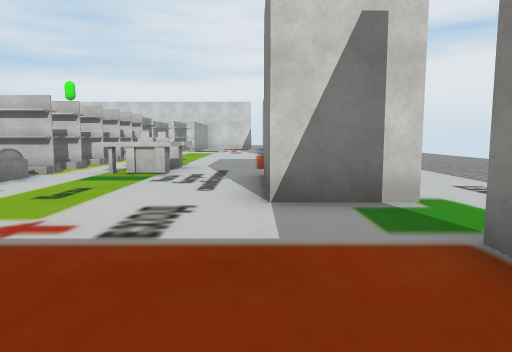
view 1 (above)

22 first-person views from a walk through a 3-D level made in the Unity game engine. The camera is 1.5 m above the floor, tilts 6° down and sees 70° across. The floor is counted in squares, 2 m on a side. Each view is taken from the middle of a square. On the plan, view 1 faces up. The plan holds only what a view shows up to about 11 squares ahead; the rest is blank. Some surface patterns are stand-ins.

view 2
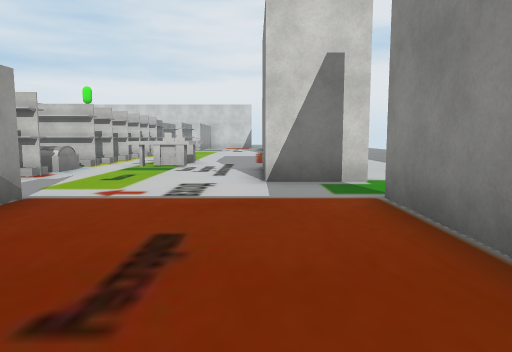

view 3
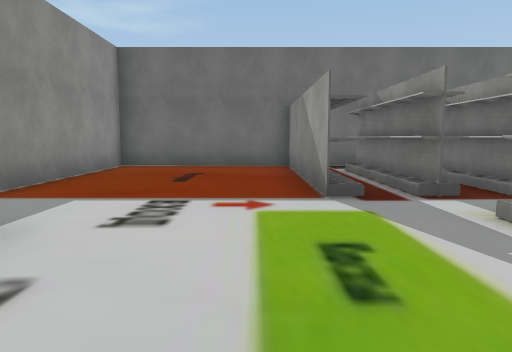

view 4
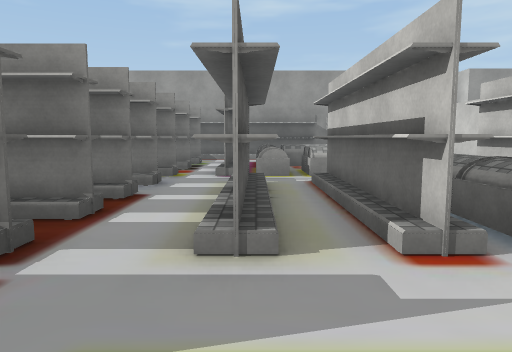

view 5
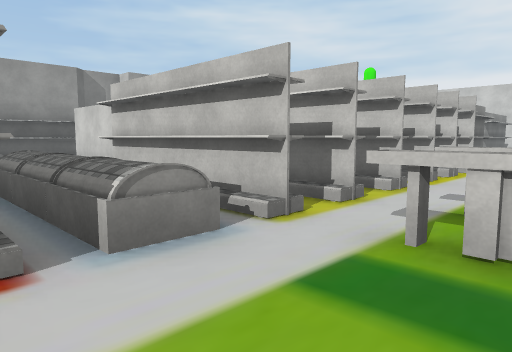

view 6
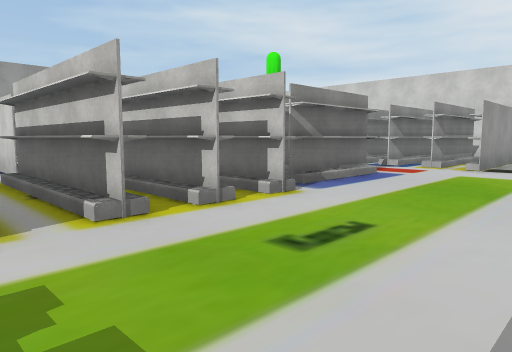

view 7
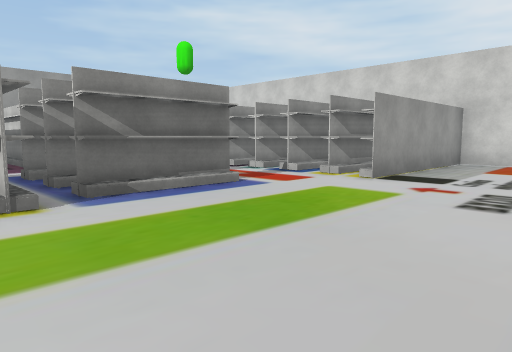

view 8
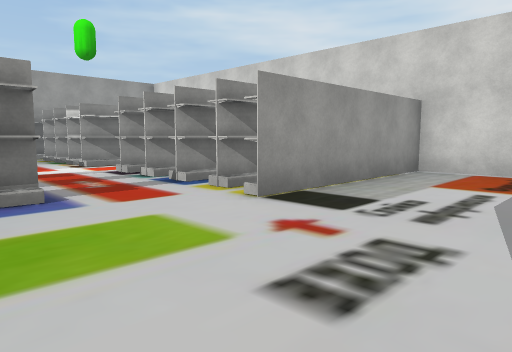

view 9
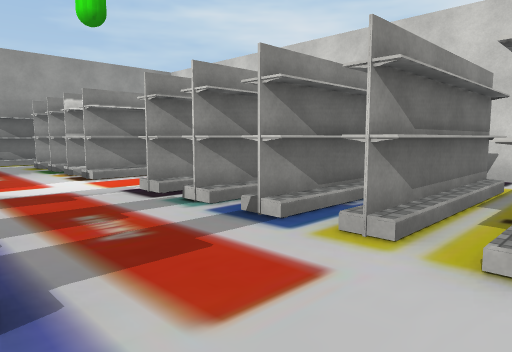

view 10
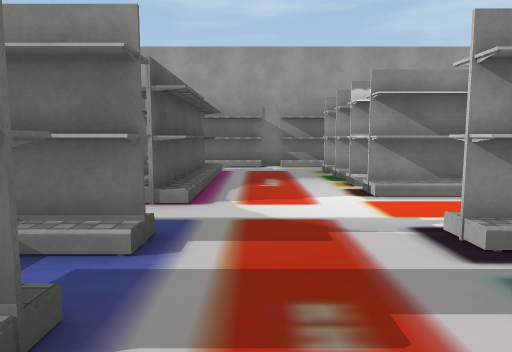

view 11
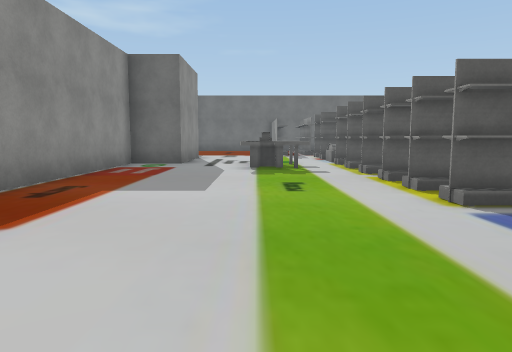

view 12
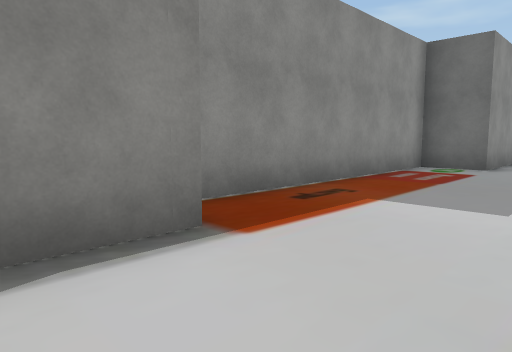

view 13
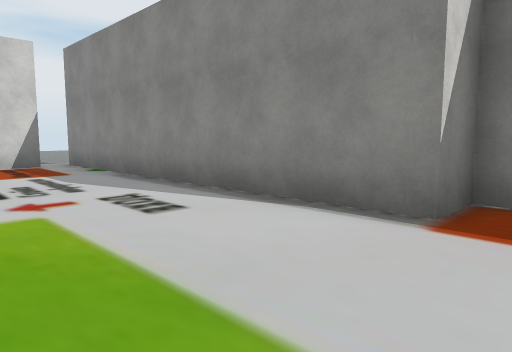

view 14
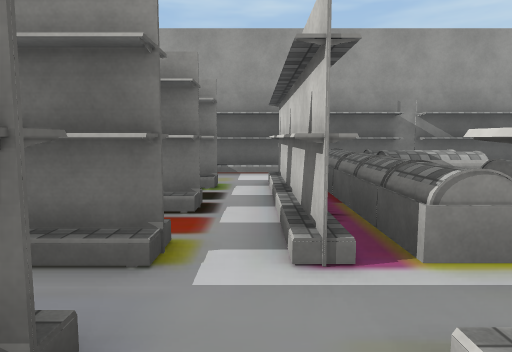

view 15
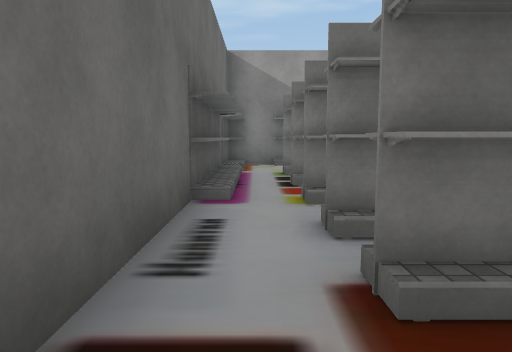

view 16
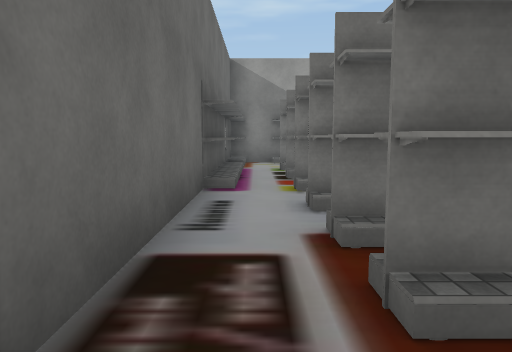

view 17
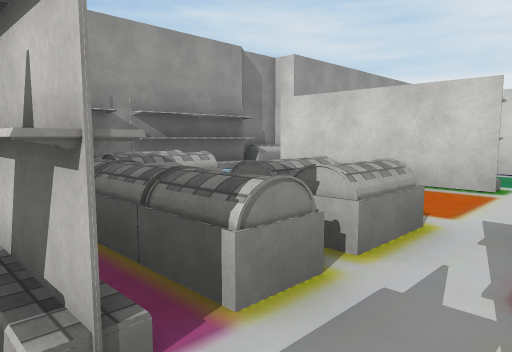

view 18
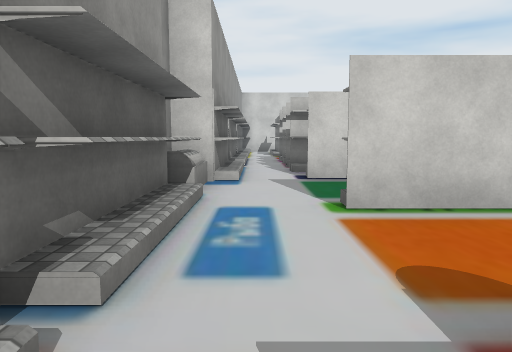

view 19
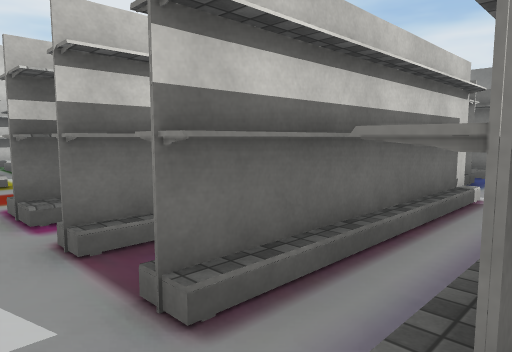

view 20
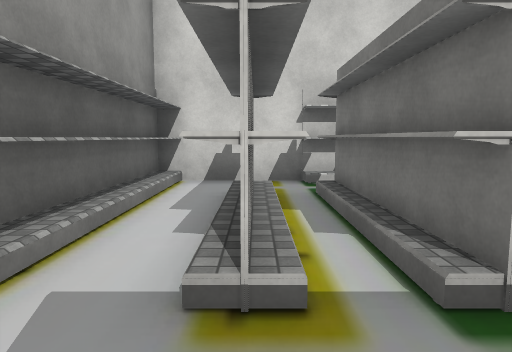

view 21
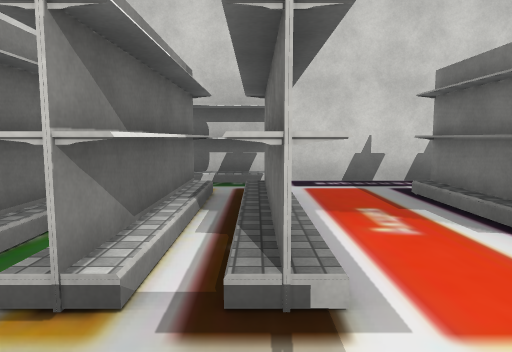

view 22
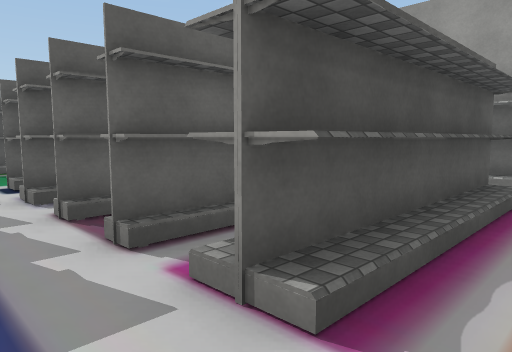

### Floor plan
Ten units are one square. View 1 is at (0, 0); x grows to the right and y downward. Boxes are objects, and circles mark ways between rooms. Rooms are numbered by the first view taken in them; rooms with no view inside come last. Other rooms are left out.
<svg viewBox="-160 -255 185 295">
<path fill="none" stroke="#000" d="M-29 -24 -29 28 16 28 16 -26M-91 -135 -91 -127M-95 -132 -90 -132M-96 -144 -90 -144M-95 -145 -91 -145 -91 -142M-91 -157 -91 -152M-127 -131 -132 -131M-114 -155 -132 -155M-132 -142 -132 -146M-127 -153 -132 -153 -132 -157M-128 -168 -132 -168M-132 -164 -132 -172M-132 -169 -90 -169M-129 -172 -91 -172 -91 -164M-151 -65 -151 -46M-34 -24 -29 -24M2 -42 2 -74 16 -74 16 -152 5 -152 4 -247M-151 -36 -151 -21M-147 -200 -147 -181M-69 -244 -94 -244M-42 -244 -47 -244M-94 28 -39 28M-121 -244 -147 -244 -147 -204M-151 15 -151 28M-2 -244 -32 -244 -32 -219M-147 -35 -147 -21M-132 -131 -132 -135M20 -42 2 -42"/>
<rect x="-135" y="-25" width="10" height="40" fill="#bbb"><title>other object</title></rect>
<rect x="-135" y="-55" width="10" height="20" fill="#bbb"><title>other object</title></rect>
<rect x="-135" y="-65" width="10" height="10" fill="#bbb"><title>other object</title></rect>
<rect x="-135" y="-95" width="40" height="10" fill="#bbb"><title>other object</title></rect>
<rect x="-135" y="-125" width="40" height="10" fill="#bbb"><title>other object</title></rect>
<rect x="-135" y="-235" width="10" height="40" fill="#bbb"><title>other object</title></rect>
<rect x="-125" y="-45" width="20" height="10" fill="#bbb"><title>other object</title></rect>
<rect x="-125" y="-65" width="10" height="20" fill="#bbb"><title>other object</title></rect>
<rect x="-125" y="-235" width="10" height="40" fill="#bbb"><title>other object</title></rect>
<rect x="-125" y="-245" width="30" height="10" fill="#bbb"><title>other object</title></rect>
<rect x="-115" y="-25" width="10" height="40" fill="#bbb"><title>other object</title></rect>
<rect x="-115" y="-235" width="10" height="40" fill="#bbb"><title>other object</title></rect>
<rect x="-105" y="-45" width="10" height="10" fill="#bbb"><title>other object</title></rect>
<rect x="-105" y="-65" width="10" height="20" fill="#bbb"><title>other object</title></rect>
<rect x="-105" y="-235" width="10" height="40" fill="#bbb"><title>other object</title></rect>
<rect x="-95" y="-25" width="10" height="40" fill="#bbb"><title>other object</title></rect>
<rect x="-95" y="-45" width="10" height="10" fill="#bbb"><title>other object</title></rect>
<rect x="-85" y="-25" width="10" height="40" fill="#bbb"><title>other object</title></rect>
<rect x="-85" y="-45" width="40" height="10" fill="#bbb"><title>other object</title></rect>
<rect x="-85" y="-55" width="40" height="10" fill="#bbb"><title>other object</title></rect>
<rect x="-85" y="-75" width="20" height="20" fill="#bbb"><title>other object</title></rect>
<rect x="-85" y="-85" width="40" height="10" fill="#bbb"><title>other object</title></rect>
<rect x="-85" y="-95" width="40" height="10" fill="#bbb"><title>other object</title></rect>
<rect x="-85" y="-105" width="40" height="10" fill="#bbb"><title>other object</title></rect>
<rect x="-85" y="-125" width="40" height="10" fill="#bbb"><title>other object</title></rect>
<rect x="-85" y="-135" width="40" height="10" fill="#bbb"><title>other object</title></rect>
<rect x="-85" y="-145" width="40" height="10" fill="#bbb"><title>other object</title></rect>
<rect x="-85" y="-175" width="10" height="30" fill="#bbb"><title>other object</title></rect>
<rect x="-85" y="-235" width="10" height="40" fill="#bbb"><title>other object</title></rect>
<rect x="-75" y="-25" width="10" height="40" fill="#bbb"><title>other object</title></rect>
<rect x="-75" y="-235" width="10" height="40" fill="#bbb"><title>other object</title></rect>
<rect x="-65" y="-25" width="10" height="40" fill="#bbb"><title>other object</title></rect>
<rect x="-65" y="-75" width="10" height="20" fill="#bbb"><title>other object</title></rect>
<rect x="-65" y="-175" width="10" height="30" fill="#bbb"><title>other object</title></rect>
<rect x="-55" y="-75" width="10" height="20" fill="#bbb"><title>other object</title></rect>
<rect x="-55" y="-175" width="10" height="30" fill="#bbb"><title>other object</title></rect>
<rect x="-55" y="-235" width="10" height="40" fill="#bbb"><title>other object</title></rect>
<rect x="-45" y="-25" width="10" height="40" fill="#bbb"><title>other object</title></rect>
<rect x="-45" y="-235" width="10" height="40" fill="#bbb"><title>other object</title></rect>
<rect x="-35" y="-85" width="20" height="10" fill="#bbb"><title>other object</title></rect>
<rect x="-35" y="-95" width="20" height="10" fill="#bbb"><title>other object</title></rect>
<rect x="-155" y="-5" width="10" height="20" fill="#bbb"><title>other object</title></rect>
<rect x="-155" y="-75" width="10" height="10" fill="#bbb"><title>other object</title></rect>
<rect x="-155" y="-115" width="10" height="20" fill="#bbb"><title>other object</title></rect>
<rect x="-155" y="-135" width="10" height="20" fill="#bbb"><title>other object</title></rect>
<rect x="-155" y="-175" width="10" height="20" fill="#bbb"><title>other object</title></rect>
<rect x="-145" y="25" width="10" height="10" fill="#bbb"><title>rack</title></rect>
<rect x="-105" y="25" width="10" height="10" fill="#bbb"><title>other object</title></rect>
<circle cx="-15" cy="-25" r="3" fill="#2a7"/>
<circle cx="10" cy="-30" r="3" fill="#2a7"/>
<circle cx="-140" cy="-140" r="3" fill="#2a7"/>
<circle cx="-143" cy="-110" r="3" fill="#2a7"/>
<circle cx="0" cy="-250" r="3" fill="#2a7"/>
<text x="-10" y="0">1</text>
<text x="-70" y="-110">2</text>
<text x="-140" y="-110">3</text>
</svg>
Room 1 opens to room 2. Room 1 opens to room 3. Room 2 opens to room 3.

Where each view was taken, in squares from view 1:
view 1: 0 up, 0 right, facing up
view 2: 2 down, 0 right, facing up
view 3: 7 up, 2 left, facing down
view 4: 4 up, 2 left, facing left
view 5: 5 up, 2 left, facing up-left
view 6: 10 up, 1 left, facing up-left
view 7: 13 up, 0 right, facing up-left
view 8: 16 up, 0 right, facing up-left
view 9: 17 up, 3 left, facing up-left
view 10: 18 up, 5 left, facing left
view 11: 18 up, 2 left, facing down
view 12: 17 up, 2 left, facing down-right
view 13: 14 up, 3 left, facing up-right
view 14: 3 up, 7 left, facing left
view 15: 2 down, 5 left, facing left
view 16: 2 down, 4 left, facing left
view 17: 3 up, 8 left, facing up-left
view 18: 5 up, 14 left, facing up
view 19: 13 up, 14 left, facing up-right
view 20: 18 up, 13 left, facing up
view 21: 18 up, 10 left, facing up
view 22: 18 up, 8 left, facing down-left
